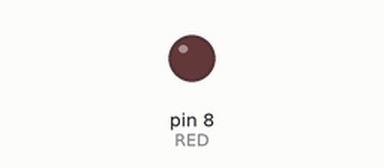
This sketch was run on a simulated Arduino Uno, built with avr-gcc and run on an emulated ATmega328P. Parts: output pins drawn as LEDs (lit = HIGH).

Above: at 1.9 s.
At 5.37 s:
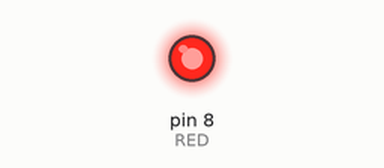
Timing chart, 0 to 5.8 s (numbered marks = the images above):
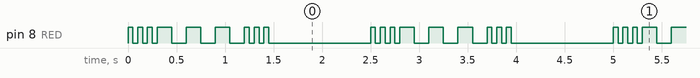

Measured:
- by itself, pin 8 (RED): repeats every 2.5 s: 2 × (LOW 0.05 s, HIGH 0.05 s), LOW 0.05 s, 3 × (HIGH 0.15 s, LOW 0.15 s), 2 × (HIGH 0.05 s, LOW 0.05 s), HIGH 0.05 s, LOW 1.1 s, HIGH 0.05 s

The sketch:

morse_code.ino
```cpp
const int RED = 8;
const int DIT = 50;
const int DAH = 150;
const int THREE = 3;
const int LONG_DELAY = 1000;

void setup() {
  // put your setup code here, to run once:
  pinMode(RED, OUTPUT);

}

void loop() {
  // put your main code here, to run repeatedly:
  blinkLed(RED, THREE, DIT);
  blinkLed(RED, THREE, DAH);
  blinkLed(RED, THREE, DIT);
  delay(LONG_DELAY);
}

void blinkLed(int led, int iterations, int blinkDelay) {
  for (int i = 0; i < iterations; i++) {
    digitalWrite(led, HIGH);
    delay(blinkDelay);
    digitalWrite(led, LOW);
    delay(blinkDelay);
  }
}
```
